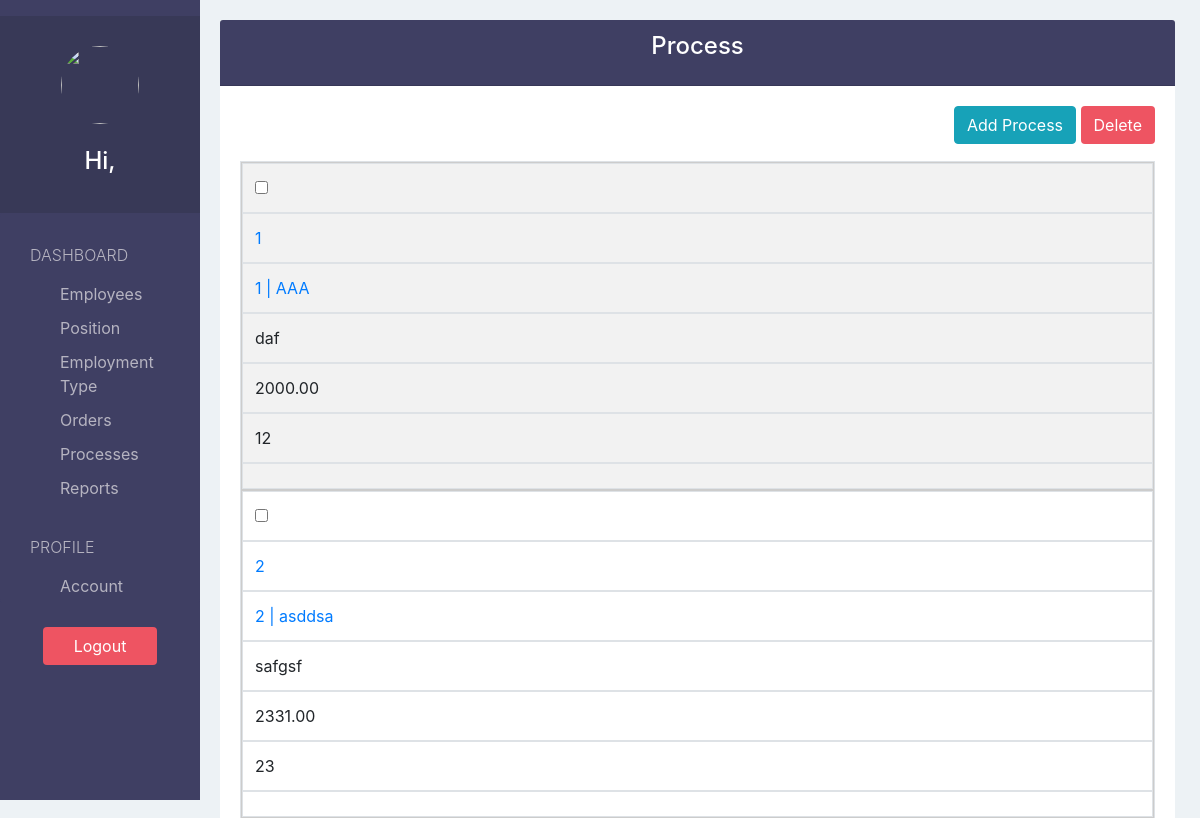
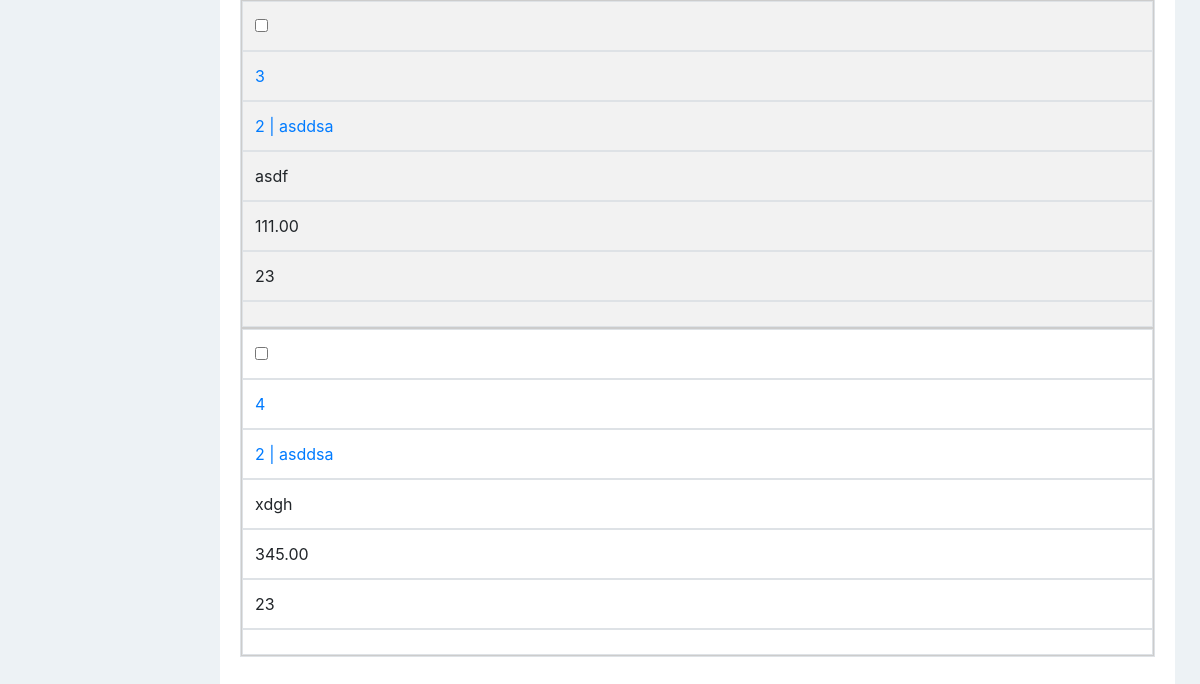
/process/, run on an earlier commit of the app's database (2 pictures, top to bottom).
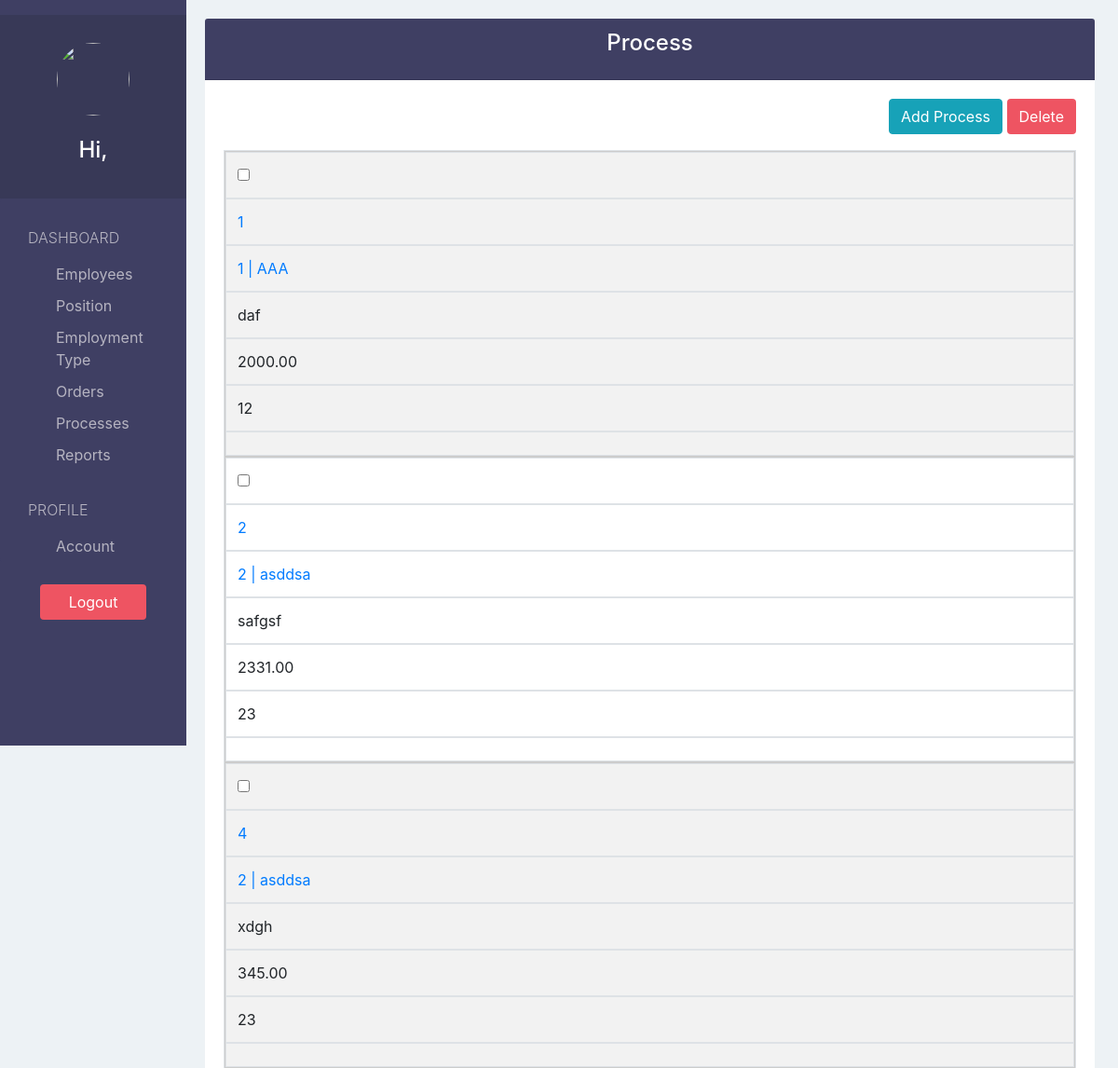
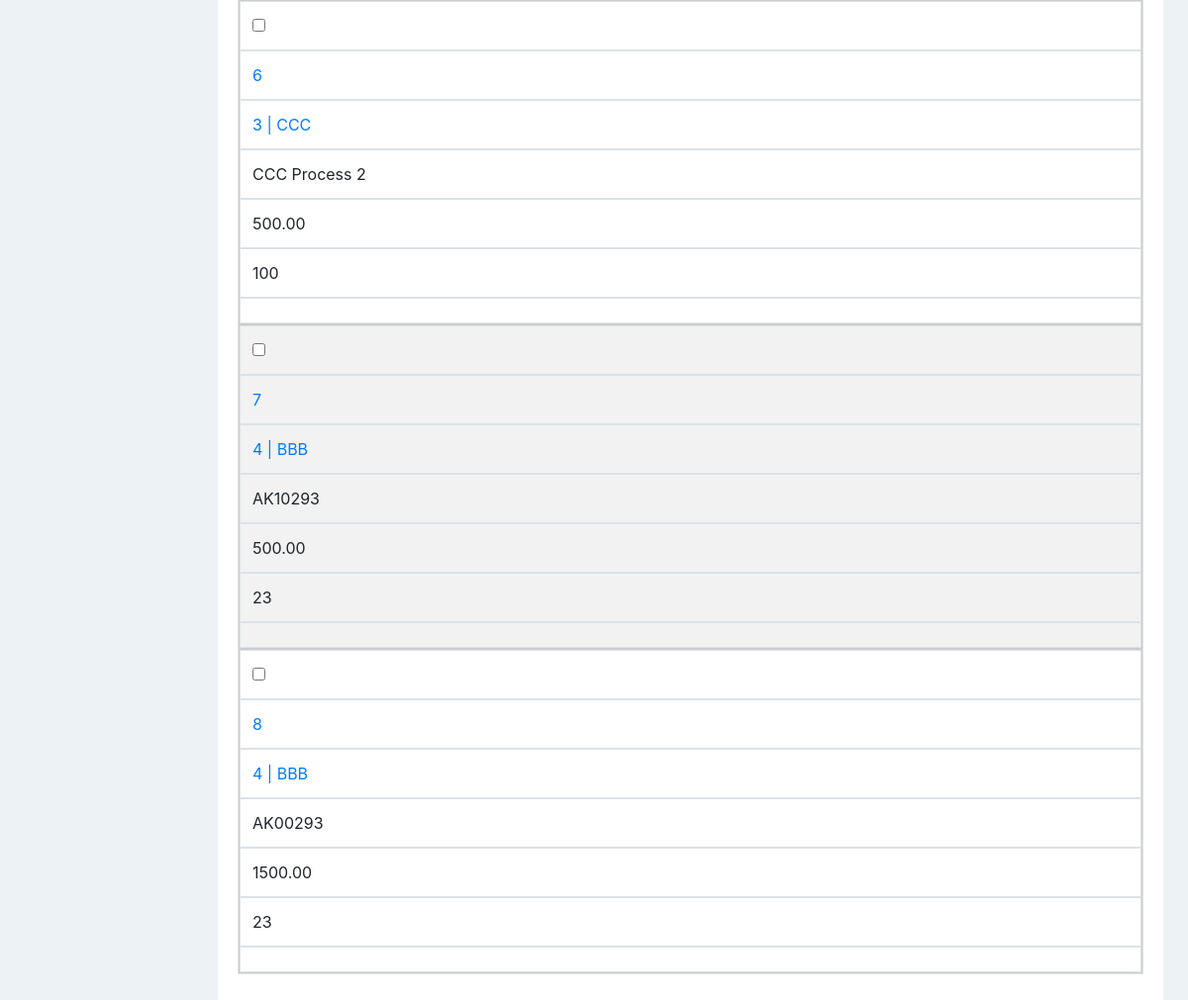
And on a later commit of the database (2 pictures, top to bottom).
### payrollApp/models.py (models this page shows, shortened)
class Process(models.Model):
  orderId     = models.ForeignKey('Order', default=None, null=True, on_delete=models.SET_DEFAULT)
  name        = models.CharField(max_length=200)
  price       = models.DecimalField(decimal_places=2, max_digits=100, validators=[MinValueValidator(0, message="Price can't be less than 0")])
  quantity    = models.PositiveIntegerField()
  description = models.TextField(blank=True, null=True)
  class Meta:
        constraints = [
            constraints.CheckConstraint(
                check=Q(price__gte=0),
                name='price_positive'
            )
        ]

class Order(models.Model):
  code         = models.CharField(max_length=50, unique=True)
  name         = models.CharField(max_length=200)
  quantity     = models.PositiveIntegerField()
  description  = models.TextField(blank=True, null=True)
  dateCreated  = models.DateTimeField(auto_now_add=True)
  lastModified = models.DateTimeField(auto_now=True)
  def __str__(self):
    return str(self.id)+" | "+self.code

### payrollApp/views.py (the view)
# urls.py: path('process/', views.process_view, name="process"),
def process_view(request):
  processes = Process.objects.all()
  flag   = True
  if not processes:
    flag=False
  orders = Order.objects.exists()
  orderFlag=True
  if not orders:
    orderFlag=False
  context = {
    'processes':processes,
    'orderFlag':orderFlag,
    'flags':flag,
  }
  return render(request, "process/process.html", context)

### payrollApp/templatetags/customtags.py (called while the page is built)
@register.filter(name='getID')
def getID(value):
  return int(value.split("|")[0])

### payrollApp/templates/process/process.html (shortened to what this page needs)
{% extends 'view_base.html' %}
{% load static %}
{% block viewTitle %}Process{% endblock %}
{% block addBtn %}
  {% if orderFlag %}
    <a href="{% url 'create-process' %}?next={{ request.path }}" class="btn btn-info">Add Process</a>
  {% else %}
    <a href="{% url 'create-order' %}" class="btn btn-info">Add Order</a>
  {% endif %}
{% endblock %}
{% block columns %}
  {% if flags %}
    {% block form %}
      <form action="{% url 'delete-process'%}" method="POST">{% csrf_token %}
    {% endblock %}
  {% endif %}
{% endblock %}
{% load customtags %}
{% block tbodyContent %}
  {% if not flags %}
  <h3>No Process</h3>
  {% else %}
    {% for process in processes %}
      <tr>
        <td><input type="checkbox" name="selected" value="{{ process.id }}"></td>
        <td scope="row"><a href="{% url 'edit-process' process.id %}?next={{ request.path }}">{{ process.id }}</a></td>
        <td><a href="{% url 'process-of-order' process.orderId|escape|getID %}">{{ process.orderId }}</a></td>
        <td>{{ process.name }}</td>
        <td>{{ process.price }}</td>
        <td>{{ process.quantity }}</td>
        <td>{{ process.description|slice:"0:15" }}{% if process.description|length > 15 %}...{% endif %}</td>
      </tr>
    {% endfor %}
  {% endif %}
{% endblock %}

What changed in the data, as far as the page shows it:
removed Process: id "3", orderId "2 | asddsa", name "asdf", price "111.00", quantity "23"
added Process: id "6", orderId "3 | CCC", name "CCC Process 2", price "500.00", quantity "100"
added Process: id "7", orderId "4 | BBB", name "AK10293", price "500.00", quantity "23"
added Process: id "8", orderId "4 | BBB", name "AK00293", price "1500.00", quantity "23"
